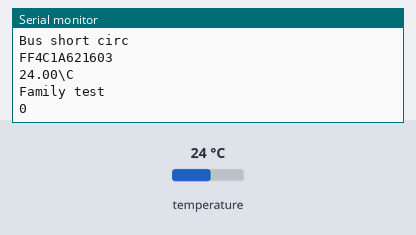
Bench run of a sketch on a simulated Arduino Uno, built with avr-gcc and run on an emulated ATmega328P. On the bench: the last lines printed to the serial monitor. The test bench sets the inputs (shaded band); at power-on: temperature 24 °C.

Above: at 18.0 s.
18.1 s: temperature set to 12 °C
At 19.3 s:
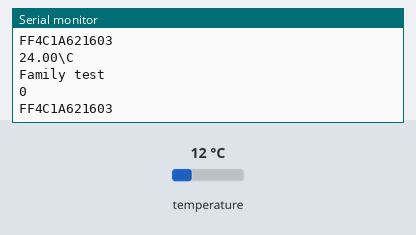
32.6 s: temperature set to 19 °C
At 37.7 s:
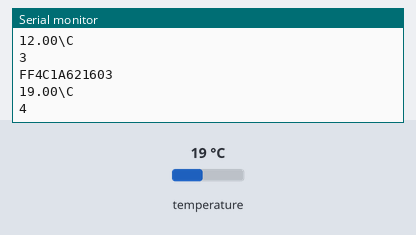
Timing chart, 0 to 39.2 s (numbered marks = the images above; inputs shaded):
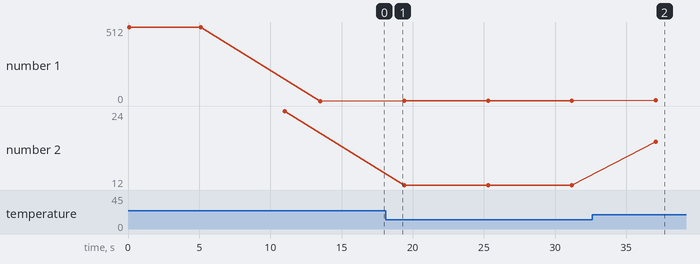

Measured:
- after the input at 32.6 s, the serial monitor: prints a new line after 4.5 s (image 2)
- plotted number 2: 24 → 12 after the input at 18.1 s, 12 → 19 after the input at 32.6 s

The sketch:

DS18B20-tester.ino
```cpp
// DS18B20 tester for Arduino (with optional LCD from Nokia 5110)
// written by Petr Stehlik in December 2018
// GPL v3
//
// Needs 3 resistors:
// 1) connect resistor 270 Ohm (220 - 470 is OK) between pins A0 and A1
// 2) connect resistor 270 Ohm (220 - 470 is OK) between pins A2 and A3
// 3) connect resistor 2k2 (2k2 - 5k6 will do) between pin A3 and +5 V
//
// Connect the tested sensor as follows:
// - pin 1 of DS18B20 (GND) to GND of Arduino
// - pin 2 of DS18B20 (Data) to pin A2 of Arduino
// - pin 3 of DS18B20 (Vdd) to pin A0 of Arduino
//

#define HAVE_DISPLAY    false

#include <OneWire.h>
#include <DallasTemperature.h>

#if HAVE_DISPLAY
# include "Joy_LCD5110.h"
Joy_LCD5110 lcd(/*SCLK*/6, /*Din*/7, /*DC*/8, /*RESET*/ 9);  // display from Nokia 5110
# define lcd_setCursor(c, r)  lcd.setCursor(c, r)
# define lcd_setInverse(x)    lcd.setInverse(x)
# define lcd_clearRow()       lcd.clearRow()
# define lcd_print(x)         lcd.print(x)
# define lcd_printh(x)        lcd.print(x, HEX)
# define lcd_printat(c, r, x) { lcd.setCursor(c, r); lcd.print(x); lcd.clearRow(); }
#else
# define lcd_setCursor(c, r)
# define lcd_setInverse(x)
# define lcd_clearRow()       Serial.println()
# define lcd_print(x)         Serial.print(x)
# define lcd_printh(x)        Serial.print(x, HEX)
# define lcd_printat(c, r, x) Serial.println(x)
#endif

#define ONEWIRE_PIN   A3
#define ONEWIRE_SENSE A2
#define POWER_PIN     A1
#define POWER_SENSE   A0

OneWire oneWire(ONEWIRE_PIN);
DallasTemperature sensors(&oneWire);

// forward declarations are not required in Arduino IDE
// char *ftoa(char *a, double f, byte precision);
// void printTemperature(float value);
// void printDeviceAddress(void);

void lcd_header()
{
#if HAVE_DISPLAY
    lcd.setInverse(false);
    lcd.clearScreen();
    lcd.setTextSize(1);
    lcd.setInverse(true);
    lcd.print("DS18B20 tester");
    lcd.clearRow();
    lcd.setInverse(false);
#endif
}

void setup(void)
{
    pinMode(POWER_SENSE, INPUT);
    pinMode(ONEWIRE_SENSE, INPUT);
    pinMode(POWER_PIN, OUTPUT);
    digitalWrite(POWER_PIN, LOW);
#if !HAVE_DISPLAY
    Serial.begin(115200);
#endif
}

void loop(void)
{
    lcd_header();

    digitalWrite(POWER_PIN, HIGH);
    delay(100);

    // power short circuit test
    unsigned u = analogRead(POWER_SENSE);
    lcd_printat(0, 5, u);
    if (u >= 1020) {
        // power is OK
    }
    else if (u > 969) {
        lcd_printat(0, 1, "Vdd high curr.");
    }
    else {
        lcd_printat(0, 1, "Vdd short circ");
        delay(5000);
    }

    // data short circuit test
    u = analogRead(ONEWIRE_SENSE);
    lcd_printat(6*6, 5, u);
    if (u >= 1022) {
        // 1wire bus is OK
    }
    else if (u > 969) {
        lcd_printat(0, 2, "Bus high curr.");
    }
    else {
        lcd_printat(0, 2, "Bus short circ");
        delay(5000);
    }

    sensors.begin();

    if (sensors.getDeviceCount() > 0) {

        // test of parasitic power mode
        digitalWrite(POWER_PIN, LOW);
        delay(100);

        sensors.begin();

        if (sensors.getDeviceCount() == 0) {
            lcd_setInverse(true);
            lcd_printat(0, 3, "Parasite fail!");
            delay(5000);
            return;
        }

        printDeviceAddress();
        sensors.requestTemperatures();

        float tempC = sensors.getTempCByIndex(0);
        printTemperature(tempC);
        delay(2500);

        lcd_printat(0, 1, "Family test");
        for(byte cnt = 0; cnt < 20; cnt++) {
            lcd_printat(12*6, 1, cnt);
            test_family();
        }
    }
    else {
        lcd_printat(0, 3, "  No sensor");
    }
    delay(500);
}

void dead_end()
{
    lcd_setInverse(true);
    lcd_printat(0, 5, "Reset to cont");
    while(true) ;
}

void test_family()
{
    digitalWrite(POWER_PIN, LOW);
    digitalWrite(ONEWIRE_PIN, LOW);
    delay(5000);  // wait to discharge the DS18B20 internal capacitor
    digitalWrite(POWER_PIN, HIGH);
    delay(100);
    sensors.begin();
    if (sensors.getDeviceCount() == 0) {
        lcd_printat(0, 3, "No Sensor!");
        dead_end();
    }

    printDeviceAddress();
    sensors.requestTemperatures();

    float tempC = sensors.getTempCByIndex(0);
    printTemperature(tempC);
}

// function to print a device address
void printDeviceAddress()
{
    byte deviceAddress[8];
    if (! sensors.getAddress(deviceAddress, 0)) {
        lcd_printat(0, 3, "ID N/A");
        dead_end();
    }

    if (deviceAddress[0] != 0x28) {
        lcd_printat(0, 3, "Family error");
        dead_end();
    }

    lcd_setCursor(0, 3);
    for (uint8_t i = 1; i < 7; i++) {
        if (deviceAddress[i] < 16) lcd_print("0");
        lcd_printh(deviceAddress[i]);
    }
    lcd_clearRow();
}

// function to print the temperature for a device
void printTemperature(float tempC)
{
    char buf[15];
    ftoa(buf, tempC, 2);
    strcat(buf, "\134C");
    lcd_printat(0, 4, buf);
}

char *ftoa(char *a, double f, byte precision)
{
    long p[] = {0,10,100,1000,10000,100000,1000000,10000000,100000000};

    char *ret = a;
    long heiltal = (long)f;
    itoa(heiltal, a, 10);
    while(*a != '\0') a++;
    *a++ = '.';
    long desimal = abs((long)((f - heiltal) * p[precision]));
    byte pp = precision - 1;
    while(pp > 0 && desimal < p[pp]) {
        *a++ = '0';
        pp--;
    }
    itoa(desimal, a, 10);
    return ret;
}
```
